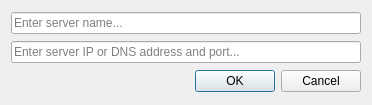
<?xml version="1.0" encoding="UTF-8"?>
<ui version="4.0">
 <class>ServerAddDialog</class>
 <widget class="QDialog" name="ServerAddDialog">
  <property name="geometry">
   <rect>
    <x>0</x>
    <y>0</y>
    <width>372</width>
    <height>105</height>
   </rect>
  </property>
  <property name="windowTitle">
   <string>Server adding</string>
  </property>
  <layout class="QVBoxLayout" name="verticalLayout">
   <item>
    <widget class="QLineEdit" name="lineEditServerName">
     <property name="placeholderText">
      <string>Enter server name...</string>
     </property>
    </widget>
   </item>
   <item>
    <widget class="QLineEdit" name="lineEditServerAddress">
     <property name="placeholderText">
      <string>Enter server IP or DNS address and port...</string>
     </property>
    </widget>
   </item>
   <item>
    <widget class="QDialogButtonBox" name="buttonBox">
     <property name="orientation">
      <enum>Qt::Horizontal</enum>
     </property>
     <property name="standardButtons">
      <set>QDialogButtonBox::Cancel|QDialogButtonBox::Ok</set>
     </property>
    </widget>
   </item>
  </layout>
 </widget>
 <resources/>
 <connections>
  <connection>
   <sender>buttonBox</sender>
   <signal>accepted()</signal>
   <receiver>ServerAddDialog</receiver>
   <slot>accept()</slot>
   <hints>
    <hint type="sourcelabel">
     <x>248</x>
     <y>254</y>
    </hint>
    <hint type="destinationlabel">
     <x>157</x>
     <y>274</y>
    </hint>
   </hints>
  </connection>
  <connection>
   <sender>buttonBox</sender>
   <signal>rejected()</signal>
   <receiver>ServerAddDialog</receiver>
   <slot>reject()</slot>
   <hints>
    <hint type="sourcelabel">
     <x>316</x>
     <y>260</y>
    </hint>
    <hint type="destinationlabel">
     <x>286</x>
     <y>274</y>
    </hint>
   </hints>
  </connection>
 </connections>
</ui>
